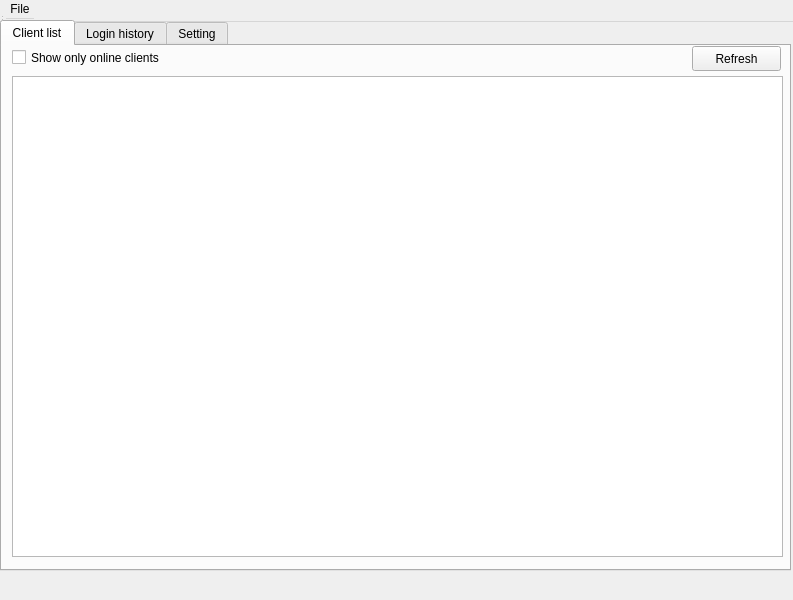
<?xml version="1.0" encoding="UTF-8"?>
<ui version="4.0">
 <class>MainWindow</class>
 <widget class="QWidget" name="MainWindow">
  <property name="geometry">
   <rect>
    <x>0</x>
    <y>0</y>
    <width>793</width>
    <height>600</height>
   </rect>
  </property>
  <property name="windowTitle">
   <string>Admin console</string>
  </property>
  <widget class="QWidget" name="centralwidget" native="true">
   <property name="geometry">
    <rect>
     <x>0</x>
     <y>0</y>
     <width>791</width>
     <height>551</height>
    </rect>
   </property>
  </widget>
  <widget class="QMenuBar" name="menubar">
   <property name="geometry">
    <rect>
     <x>0</x>
     <y>0</y>
     <width>793</width>
     <height>22</height>
    </rect>
   </property>
   <widget class="QMenu" name="menuFile">
    <property name="title">
     <string>File</string>
    </property>
    <addaction name="actionExit"/>
   </widget>
   <addaction name="menuFile"/>
  </widget>
  <widget class="QStatusBar" name="statusbar">
   <property name="geometry">
    <rect>
     <x>0</x>
     <y>0</y>
     <width>3</width>
     <height>22</height>
    </rect>
   </property>
  </widget>
  <widget class="QTabWidget" name="tabWidget">
   <property name="geometry">
    <rect>
     <x>0</x>
     <y>20</y>
     <width>791</width>
     <height>551</height>
    </rect>
   </property>
   <property name="currentIndex">
    <number>0</number>
   </property>
   <widget class="QWidget" name="tab">
    <attribute name="title">
     <string>Client list</string>
    </attribute>
    <widget class="QCheckBox" name="checkBox">
     <property name="enabled">
      <bool>true</bool>
     </property>
     <property name="geometry">
      <rect>
       <x>10</x>
       <y>0</y>
       <width>199</width>
       <height>23</height>
      </rect>
     </property>
     <property name="text">
      <string>Show only online clients</string>
     </property>
    </widget>
    <widget class="QTableView" name="tableView">
     <property name="geometry">
      <rect>
       <x>10</x>
       <y>30</y>
       <width>771</width>
       <height>481</height>
      </rect>
     </property>
    </widget>
    <widget class="QPushButton" name="pushButton_2">
     <property name="geometry">
      <rect>
       <x>690</x>
       <y>0</y>
       <width>89</width>
       <height>25</height>
      </rect>
     </property>
     <property name="text">
      <string>Refresh</string>
     </property>
    </widget>
   </widget>
   <widget class="QWidget" name="tab_2">
    <attribute name="title">
     <string>Login history</string>
    </attribute>
    <widget class="QTableView" name="tableView_2">
     <property name="geometry">
      <rect>
       <x>10</x>
       <y>30</y>
       <width>771</width>
       <height>481</height>
      </rect>
     </property>
    </widget>
    <widget class="QPushButton" name="pushButton_3">
     <property name="geometry">
      <rect>
       <x>690</x>
       <y>0</y>
       <width>89</width>
       <height>25</height>
      </rect>
     </property>
     <property name="text">
      <string>Refresh</string>
     </property>
    </widget>
   </widget>
   <widget class="QWidget" name="tab_3">
    <attribute name="title">
     <string>Setting</string>
    </attribute>
    <widget class="QWidget" name="verticalLayoutWidget">
     <property name="geometry">
      <rect>
       <x>0</x>
       <y>0</y>
       <width>781</width>
       <height>511</height>
      </rect>
     </property>
     <layout class="QVBoxLayout" name="verticalLayout">
      <item>
       <layout class="QHBoxLayout" name="horizontalLayout">
        <item>
         <widget class="QLabel" name="label">
          <property name="text">
           <string>Server IP</string>
          </property>
         </widget>
        </item>
        <item>
         <widget class="QLineEdit" name="lineEdit"/>
        </item>
       </layout>
      </item>
      <item>
       <layout class="QHBoxLayout" name="horizontalLayout_2">
        <item>
         <widget class="QLabel" name="label_2">
          <property name="text">
           <string>Port</string>
          </property>
         </widget>
        </item>
        <item>
         <widget class="QLineEdit" name="lineEdit_2"/>
        </item>
       </layout>
      </item>
      <item>
       <layout class="QHBoxLayout" name="horizontalLayout_3">
        <item>
         <widget class="QLabel" name="label_3">
          <property name="text">
           <string>max connections</string>
          </property>
         </widget>
        </item>
        <item>
         <widget class="QLineEdit" name="lineEdit_3"/>
        </item>
       </layout>
      </item>
      <item>
       <widget class="QPushButton" name="pushButton">
        <property name="text">
         <string>Save settings</string>
        </property>
       </widget>
      </item>
     </layout>
    </widget>
   </widget>
  </widget>
  <action name="actionExit">
   <property name="text">
    <string>Exit</string>
   </property>
  </action>
 </widget>
 <resources/>
 <connections/>
</ui>
